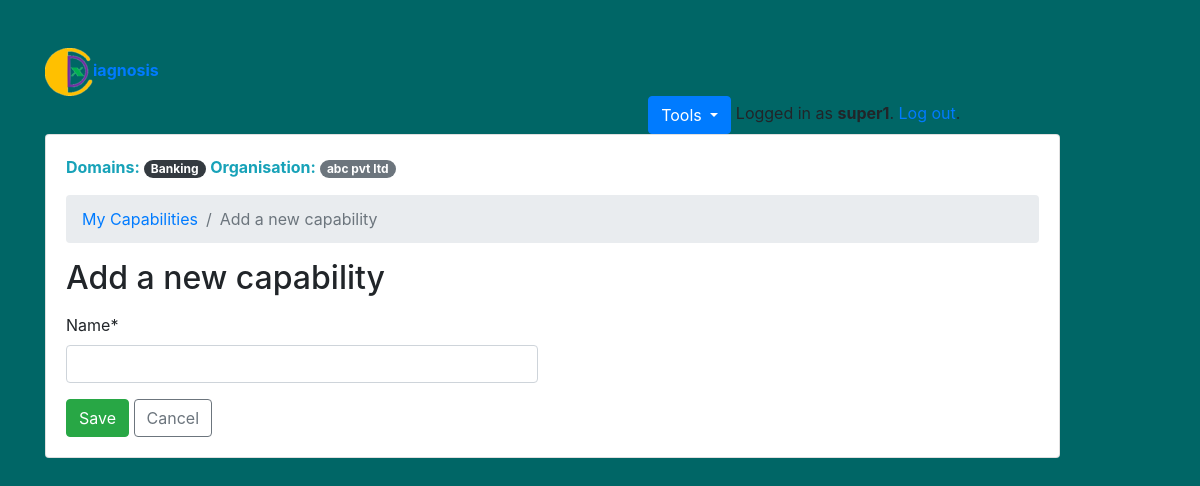
Page /cxsuperuser/capability/new/ (signed in) on the committed database.
### cxdiagnosis/models.py (models this page shows, shortened)
class User(AbstractUser):
    is_clientuser = models.BooleanField(default=False)
    is_csguser = models.BooleanField(default=False)
    is_cxsuperuser = models.BooleanField(default=False)
    change_pass = models.BooleanField(default=False)

class CxSuperUser(models.Model):
    user = models.OneToOneField(User, on_delete=models.CASCADE, primary_key=True)
    domains = models.ForeignKey(Domain, on_delete=models.SET_NULL, null=True)
    organisations = models.ForeignKey(Organisation, on_delete=models.SET_NULL, null=True)

class Domain(models.Model):
    name = models.CharField(max_length=30)
    def __str__(self):
        return self.name

class Organisation(models.Model):
    name = models.CharField(max_length=50)
    def __str__(self):
        return self.name

### cxdiagnosis/views/cxsuperuser.py (the view, shortened to what this page needs)
# urls.py: path('capability/new/', cxsuperuser.CreateCapabilityView.as_view(), name='cx_su_new_capability'),
@method_decorator([login_required, cxsuperuser_required], name='dispatch')
class CreateCapabilityView(CreateView):
    model = Capability
    fields = ('name', )
    template_name = 'cxsuperuser/cx_su_new_capability_form.html'

### cxdiagnosis/templates/cxsuperuser/cx_su_new_capability_form.html (shortened to what this page needs)
{% extends 'base.html' %}
{% load crispy_forms_tags %}
{% block content %}
  {% if user.change_pass %}
    <a href="{% url 'change_password' %}">Required change password</a>
  {% else %}
    {% include 'cxsuperuser/_header.html' with active='new' %}
    <nav aria-label="breadcrumb">
      <ol class="breadcrumb">
        <li class="breadcrumb-item"><a href="{% url 'cxsuperuser:cx_su_update_list_capability' %}">My Capabilities</a></li>
        <li class="breadcrumb-item active" aria-current="page">Add a new capability</li>
      </ol>
    </nav>
    <h2 class="mb-3">Add a new capability</h2>
    <div class="row">
      <div class="col-md-6 col-sm-8 col-12">
        <form method="post" novalidate>
          {{ form|crispy }}
          <button type="submit" class="btn btn-success">Save</button>
          <a class="btn btn-outline-secondary" href="{% url 'cxsuperuser:cx_su_update_list_capability' %}" role="button">Cancel</a>
        </form>
      </div>
    </div>
  {% endif %}
{% endblock %}

### templates/base.html (shortened to what this page needs)
{% load static %}<!DOCTYPE html>
<html lang="en">
  <head>
    <link rel="stylesheet" href="https://maxcdn.bootstrapcdn.com/bootstrap/4.0.0/css/bootstrap.min.css">
    <link rel="stylesheet" type="text/css" href="{% static 'css/cxdiagnosis.css' %}">
    {% if user.is_authenticated %}
      {% if user.is_clientuser %}
        <link rel="stylesheet" type="text/css" href="{% static 'css/clientuser.css' %}">
      {% elif user.is_csguser %}
        <link rel="stylesheet" type="text/css" href="{% static 'css/csguser.css' %}">
      {% elif user.is_cxsuperuser %}
        <link rel="stylesheet" type="text/css" href="{% static 'css/cxsuperuser.css' %}">
      {% endif %}
    {% endif %}
  </head>
  <body>
    <div class="container my-5">
      <div class="row justify-content-center">
        <div class="col-xs-5 col-sm-7 col-md-10 col-lg-12">
          <div class="row">
            <div class="col-xs-4 col-sm-6 col-md-9 col-lg-11">
              <a href="{% url 'home' %}">
                <span><img src="{% static "img/cxicon.ico" %}" alt="Cx Diagnosis"><b>iagnosis</b></span>
              </a>
              {% if user.is_authenticated %}
                <div class="text-right col-xs-4 col-sm-6 col-md-9 col-lg-11">
                {% if not user.change_pass %}
                  {% if not user.is_cxsuperuser %}
                  <div class="btn-group">
                    <button type="button" class="btn btn-primary dropdown-toggle" data-toggle="dropdown">
                      Tools
                    </button>
                    <div class="dropdown-menu">
                      <a class="dropdown-item" href="{% url 'change_password' %}">change password</a>
                    </div>
                  </div>
                {% elif user.is_cxsuperuser %}
                    <div class="btn-group">
                      <button type="button" class="btn btn-primary dropdown-toggle" data-toggle="dropdown">
                        Tools
                      </button>
                    </div>
                  {% endif %}
                {% endif %}
                Logged in as <strong>{{ user.username }}</strong>. <a href="{% url 'logout' %}">Log out</a>.
              </div>
              {% endif %}
              <div class="card mb-3">
                <div class="card-body">
                  {% block content %}
                  {% endblock %}
                </div>
              </div>
            </div>
          </div>
        </div>
      </div>
    </div>
  </body>
</html>

### cxdiagnosis/templates/cxsuperuser/_header.html
<p class="text-info">
  <strong>Domains: </strong><span class="badge badge-pill badge-dark"> {{ user.cxsuperuser.domains }}</span>
  <strong>Organisation: </strong><span class="badge badge-pill badge-secondary"> {{ user.cxsuperuser.organisations }}</span>
</p>

### static/css/cxdiagnosis.css (style rules this page uses)
body { background-color: #868A0C; }

### static/css/cxsuperuser.css (style rules this page uses)
body { background-color: #006666; }

### rows in the picture
User: username "super1", cxsuperuser.domains "Banking", cxsuperuser.organisations "abc pvt ltd"
